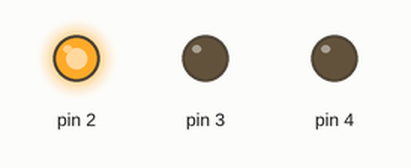
Recording of a sketch running on a simulated Arduino Uno, built with avr-gcc and run on an emulated ATmega328P. On the bench: output pins drawn as LEDs (lit = HIGH).

Above: at 0.12 s.
At 0.62 s:
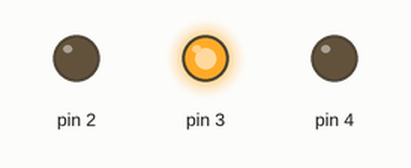
At 1.12 s:
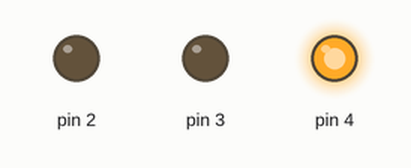
At 2.87 s:
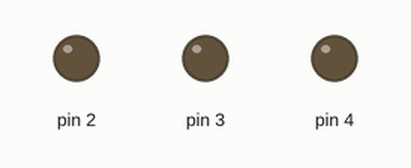
Timing chart, 0 to 3.5 s (numbered marks = the images above):
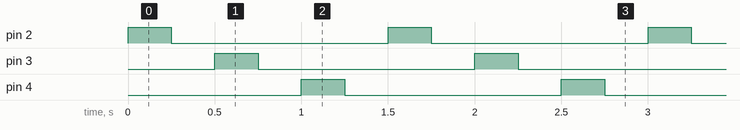

Measured:
- by itself, pin 2–4: alternates HIGH for 0.25 s and LOW for 1.3 s
- by itself, everything shown: repeats every 1.5 s, in 6 steps

The sketch:

0.forLED.ino
```cpp
int r = 2;
int y = 3;
int g = 4;
int x = 500;
void setup() {
  // put your setup code here, to run once:
  for (int i=2; i<=4; i++){
    pinMode(i, OUTPUT);
  }

  /*pinMode(r, OUTPUT);
  pinMode(y, OUTPUT);
  pinMode(g, OUTPUT);
  */
}

void loop() {
  // put your main code here, to run repeatedly:

  for (int i=2; i<=4; i++){
    digitalWrite(i, HIGH);
    delay(250);
    digitalWrite(i, LOW);
    delay(250);
  }
}
```
